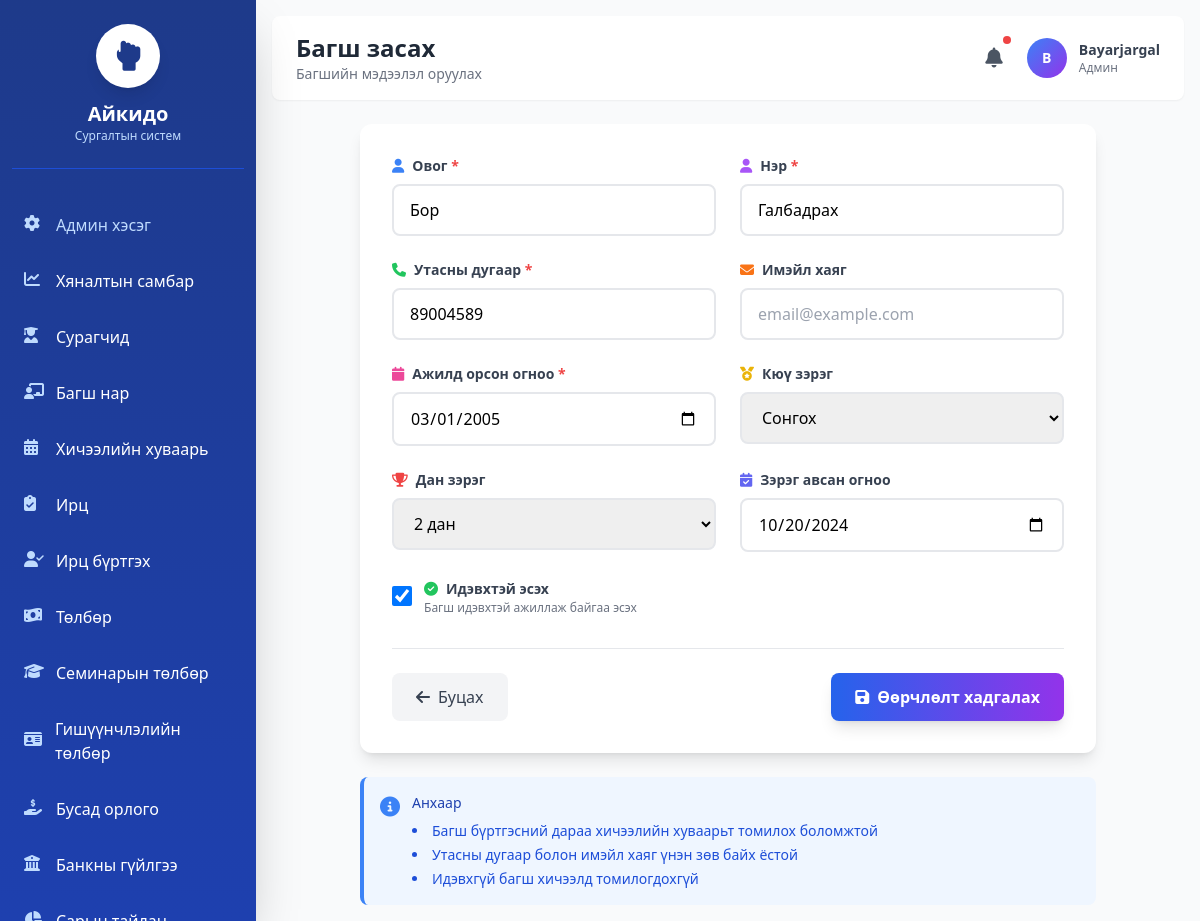
Page /instructors/3/edit/ (signed in) on the earlier database version.
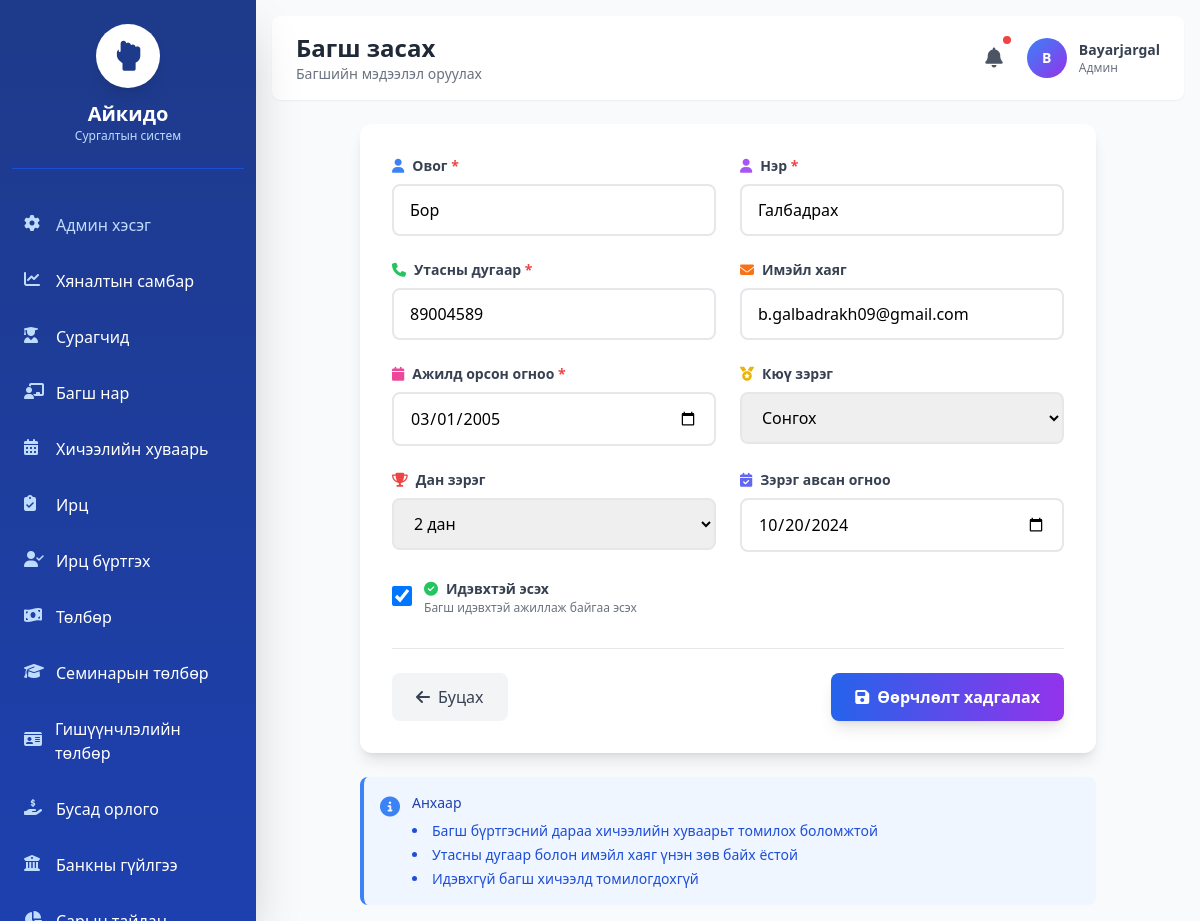
Same page on the later database version.
### config/aikido_app/models.py (models this page shows, shortened)
class Instructor(models.Model):
    KYU_CHOICES = [
        (1, '1 кюү'),
        (2, '2 кюү'),
        (3, '3 кюү'),
        (4, '4 кюү'),
        (5, '5 кюү'),
        (6, '6 кюү'),
        (7, '7 кюү'),
        (8, '8 кюү'),
    ]
    DAN_CHOICES = [
        (1, '1 дан'),
        (2, '2 дан'),
        (3, '3 дан'),
        (4, '4 дан'),
        (5, '5 дан'),
        (6, '6 дан'),
        (7, '7 дан'),
        (8, '8 дан'),
    ]
    user = models.OneToOneField(
        User,
        on_delete=models.SET_NULL,
        null=True,
        blank=True,
        related_name='instructor_profile',
        verbose_name="Хэрэглэгч"
    )
    first_name = models.CharField(max_length=100, verbose_name="Нэр")
    last_name = models.CharField(max_length=100, verbose_name="Овог")
    phone = models.CharField(max_length=20, verbose_name="Утас")
    email = models.EmailField(blank=True, verbose_name="И-мэйл")
    hire_date = models.DateField(verbose_name="Ажилд орсон огноо")
    is_active = models.BooleanField(default=True, verbose_name="Идэвхтэй эсэх")
    kyu_rank = models.IntegerField(
        choices=KYU_CHOICES,
        null=True,
        blank=True,
        verbose_name="Кюү зэрэг"
    )
    dan_rank = models.IntegerField(
        choices=DAN_CHOICES,
        null=True,
        blank=True,
        verbose_name="Дан зэрэг"
    )
    current_rank_date = models.DateField(
        null=True,
        blank=True,
        verbose_name="Одоогийн зэрэг авсан огноо"
    )
    class Meta:
        verbose_name = "Багш"
        verbose_name_plural = "Багш нар"
        ordering = ['last_name', 'first_name']

### config/aikido_app/views.py (the view, shortened to what this page needs)
# urls.py: path('instructors/<int:pk>/edit/', views.instructor_edit, name='instructor_edit'),
@login_required
def instructor_edit(request, pk):
    try:
        instructor = Instructor.objects.get(pk=pk)
    except Instructor.DoesNotExist:
        messages.error(request, 'Багш олдсонгүй.')
        return redirect('instructor_list')
    return render(request, 'aikido_app/instructor_form.html', {'instructor': instructor})

### config/aikido_app/templates/aikido_app/instructor_form.html (shortened to what the changed rows need)
{% extends 'aikido_app/base.html' %}
{% block page_title %}{% if instructor %}Багш засах{% else %}Шинэ багш бүртгэх{% endif %}{% endblock %}
{% block content %}
<div class="max-w-3xl mx-auto px-4">
    <div class="bg-white rounded-xl shadow-lg p-4 lg:p-8">
        <form method="post">
            <div class="grid grid-cols-1 md:grid-cols-2 gap-6">
                <div>
                    <label for="last_name" class="block text-sm font-semibold text-gray-700 mb-2">
                        <i class="fas fa-user mr-2 text-blue-500"></i>Овог <span class="text-red-500">*</span>
                    </label>
                    <input type="text"
                           id="last_name"
                           name="last_name"
                           required
                           value="{{ instructor.last_name|default:'' }}"
                           class="w-full px-4 py-3 border-2 border-gray-200 rounded-lg focus:border-blue-500 focus:ring-2 focus:ring-blue-200 outline-none transition-all duration-200"
                           placeholder="Багшийн овог">
                </div>
                <div>
                    <label for="first_name" class="block text-sm font-semibold text-gray-700 mb-2">
                        <i class="fas fa-user mr-2 text-purple-500"></i>Нэр <span class="text-red-500">*</span>
                    </label>
                    <input type="text"
                           id="first_name"
                           name="first_name"
                           required
                           value="{{ instructor.first_name|default:'' }}"
                           class="w-full px-4 py-3 border-2 border-gray-200 rounded-lg focus:border-purple-500 focus:ring-2 focus:ring-purple-200 outline-none transition-all duration-200"
                           placeholder="Багшийн нэр">
                </div>
                <div>
                    <label for="phone" class="block text-sm font-semibold text-gray-700 mb-2">
                        <i class="fas fa-phone mr-2 text-green-500"></i>Утасны дугаар <span class="text-red-500">*</span>
                    </label>
                    <input type="tel"
                           id="phone"
                           name="phone"
                           required
                           value="{{ instructor.phone|default:'' }}"
                           class="w-full px-4 py-3 border-2 border-gray-200 rounded-lg focus:border-green-500 focus:ring-2 focus:ring-green-200 outline-none transition-all duration-200"
                           placeholder="99119911">
                </div>
                <div>
                    <label for="email" class="block text-sm font-semibold text-gray-700 mb-2">
                        <i class="fas fa-envelope mr-2 text-orange-500"></i>Имэйл хаяг
                    </label>
                    <input type="email"
                           id="email"
                           name="email"
                           value="{{ instructor.email|default:'' }}"
                           class="w-full px-4 py-3 border-2 border-gray-200 rounded-lg focus:border-orange-500 focus:ring-2 focus:ring-orange-200 outline-none transition-all duration-200"
                           placeholder="email@example.com">
                </div>
                <div>
                    <label for="hire_date" class="block text-sm font-semibold text-gray-700 mb-2">
                        <i class="fas fa-calendar mr-2 text-pink-500"></i>Ажилд орсон огноо <span class="text-red-500">*</span>
                    </label>
                    <input type="date"
                           id="hire_date"
                           name="hire_date"
                           required
                           value="{{ instructor.hire_date|date:'Y-m-d'|default:'' }}"
                           class="w-full px-4 py-3 border-2 border-gray-200 rounded-lg focus:border-pink-500 focus:ring-2 focus:ring-pink-200 outline-none transition-all duration-200">
                </div>
                <div>
                    <label for="dan_rank" class="block text-sm font-semibold text-gray-700 mb-2">
                        <i class="fas fa-trophy mr-2 text-red-500"></i>Дан зэрэг
                    </label>
                    <select name="dan_rank"
                            id="dan_rank"
                            class="w-full px-4 py-3 border-2 border-gray-200 rounded-lg focus:border-red-500 focus:ring-2 focus:ring-red-200 outline-none transition-all duration-200">
                        {% for i in "12345678" %}
                        <option value="{{ i }}" {% if instructor.dan_rank == i|add:0 %}selected{% endif %}>{{ i }} дан</option>
                        {% endfor %}
                    </select>
                </div>
                <div>
                    <label for="current_rank_date" class="block text-sm font-semibold text-gray-700 mb-2">
                        <i class="fas fa-calendar-check mr-2 text-indigo-500"></i>Зэрэг авсан огноо
                    </label>
                    <input type="date"
                           id="current_rank_date"
                           name="current_rank_date"
                           value="{{ instructor.current_rank_date|date:'Y-m-d'|default:'' }}"
                           class="w-full px-4 py-3 border-2 border-gray-200 rounded-lg focus:border-indigo-500 focus:ring-2 focus:ring-indigo-200 outline-none transition-all duration-200">
                </div>
                <div class="flex items-center">
                    <label class="flex items-center cursor-pointer">
                        <input type="checkbox"
                               name="is_active"
                               {% if not instructor or instructor.is_active %}checked{% endif %}
                               class="w-5 h-5 text-blue-600 rounded focus:ring-2 focus:ring-blue-500 mr-3">
                        <div>
                            <span class="text-sm font-semibold text-gray-700">
                            </span>
                            <p class="text-xs text-gray-500">Багш идэвхтэй ажиллаж байгаа эсэх</p>
                        </div>
                    </label>
                </div>
            </div>
        </form>
    </div>
</div>
{% endblock %}

Differences in the rows shown:
changed Instructor "Бор": email (not shown) → "b.galbadrakh09@gmail.com"
